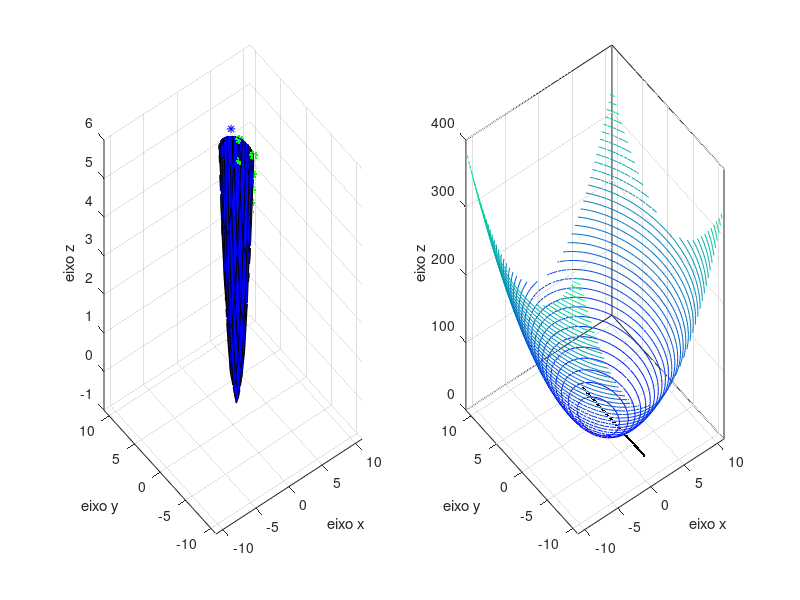

Recreate this plot in MATLAB.
clear %Deleta as variaveis do workspace
close all %fecha todas as janelas abertas

[x,y]= meshgrid(-11:0.5:11, -11:0.5:11); %Seta a grid de números para X e Y

figure %Comando para preparar uma janela de figura

subplot(1,2,1) %%SUBPLOT 1

u = 2*x.^2+y.^2-2*x %Equação da curva
surf(x,y,u) % Plota primeira figura (curva)

hold on %Continua desenhando

axis([-11 11 -11 11 -1 6]) % axis([xmin xmax ymin ymax zmin zmax])

hold on %Continua desenhando

t = meshgrid(-10:0.2:2); %Seta a grid de números para t

%x = 3+2/sqrt(13)*t*3
%y = 3+3/sqrt(13)*t*4

%z = 2*x.^2+y.^2-2*x

%plot3(x,y,z, '*r')

hold on %Continua desenhando

x = 2+0*t
y = 3+1*t
z = 2*x.^2+y.^2-2*x

plot3(x,y,z, '*g')

hold on

plot3(2,3,6, '*b') % Ponto


xlabel('eixo x')
ylabel('eixo y')
zlabel('eixo z')

subplot(1,2,2) %%SUBPLOT 2

[x,y]= meshgrid(-11:0.5:11, -11:0.5:11);
u = 2*x.^2+y.^2-2*x

contour3(x,y,u, 40)

hold on

x = 2+0*t
y = 3+1*t
z = 2*x.^2+y.^2-2*x

%plot (x,y,"g");
plot(x,y, ".k");



xlabel('eixo x')
ylabel('eixo y')
zlabel('eixo z')

colormap('winter')